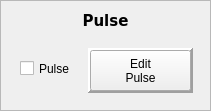
   <widget class="QFrame" name="frame_10">
    <property name="geometry">
     <rect>
      <x>20</x>
      <y>690</y>
      <width>211</width>
      <height>111</height>
     </rect>
    </property>
    <property name="frameShape">
     <enum>QFrame::StyledPanel</enum>
    </property>
    <property name="frameShadow">
     <enum>QFrame::Sunken</enum>
    </property>
    <widget class="QCheckBox" name="pulse_check">
     <property name="geometry">
      <rect>
       <x>20</x>
       <y>60</y>
       <width>70</width>
       <height>17</height>
      </rect>
     </property>
     <property name="toolTip">
      <string>Tick to enable pulse</string>
     </property>
     <property name="text">
      <string>Pulse</string>
     </property>
    </widget>
    <widget class="QLabel" name="label_23">
     <property name="geometry">
      <rect>
       <x>0</x>
       <y>0</y>
       <width>211</width>
       <height>41</height>
      </rect>
     </property>
     <property name="font">
      <font>
       <family>Verdana</family>
       <pointsize>11</pointsize>
       <weight>75</weight>
       <bold>true</bold>
      </font>
     </property>
     <property name="text">
      <string>Pulse</string>
     </property>
     <property name="alignment">
      <set>Qt::AlignCenter</set>
     </property>
    </widget>
    <widget class="QPushButton" name="pulse_button">
     <property name="geometry">
      <rect>
       <x>90</x>
       <y>50</y>
       <width>101</width>
       <height>41</height>
      </rect>
     </property>
     <property name="toolTip">
      <string>Click to edit pulse parameters</string>
     </property>
     <property name="text">
      <string>Edit
Pulse</string>
     </property>
    </widget>
    <widget class="QFrame" name="frame_19">
     <property name="geometry">
      <rect>
       <x>88</x>
       <y>48</y>
       <width>105</width>
       <height>45</height>
      </rect>
     </property>
     <property name="toolTip">
      <string>Choose save directory</string>
     </property>
     <property name="frameShape">
      <enum>QFrame::Panel</enum>
     </property>
     <property name="frameShadow">
      <enum>QFrame::Raised</enum>
     </property>
     <property name="lineWidth">
      <number>3</number>
     </property>
     <property name="midLineWidth">
      <number>1</number>
     </property>
     <zorder>pulse_button</zorder>
    </widget>
    <zorder>frame_19</zorder>
    <zorder>pulse_check</zorder>
    <zorder>label_23</zorder>
    <zorder>pulse_button</zorder>
   </widget>
